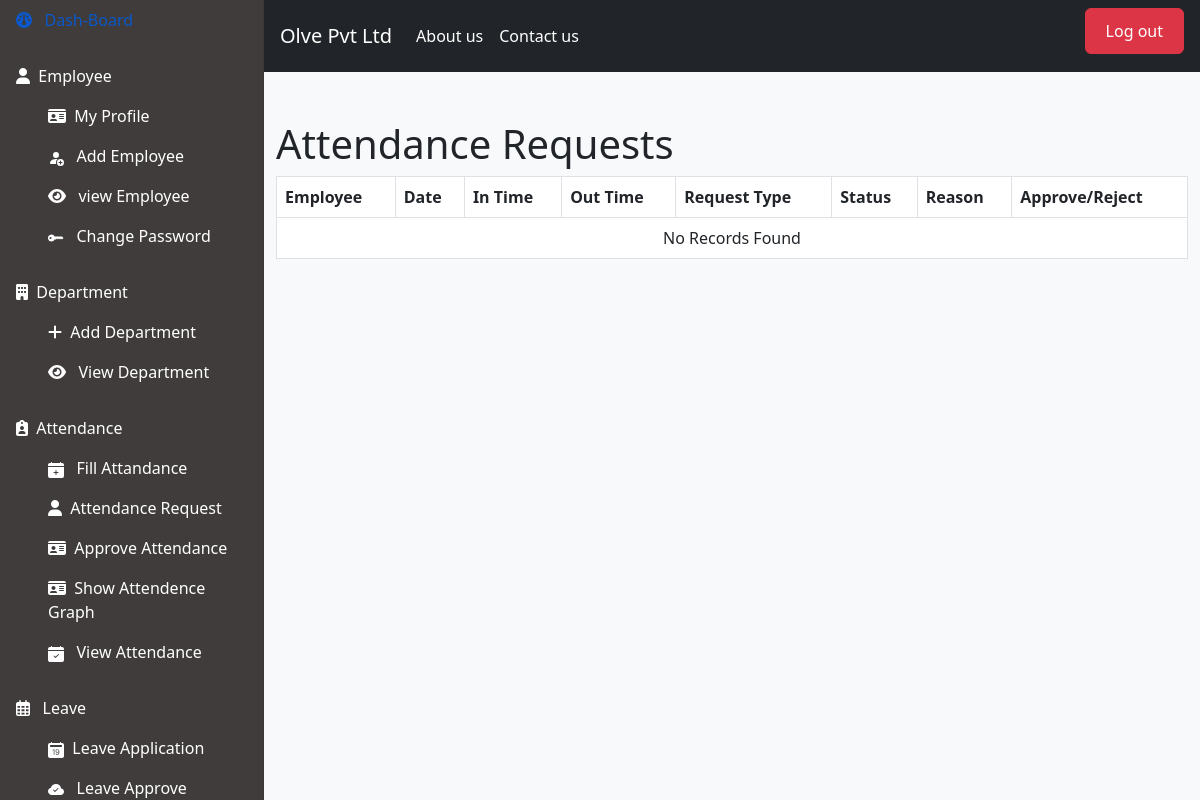
Before: /view_attendence_requests/ (signed in) with the older database file.
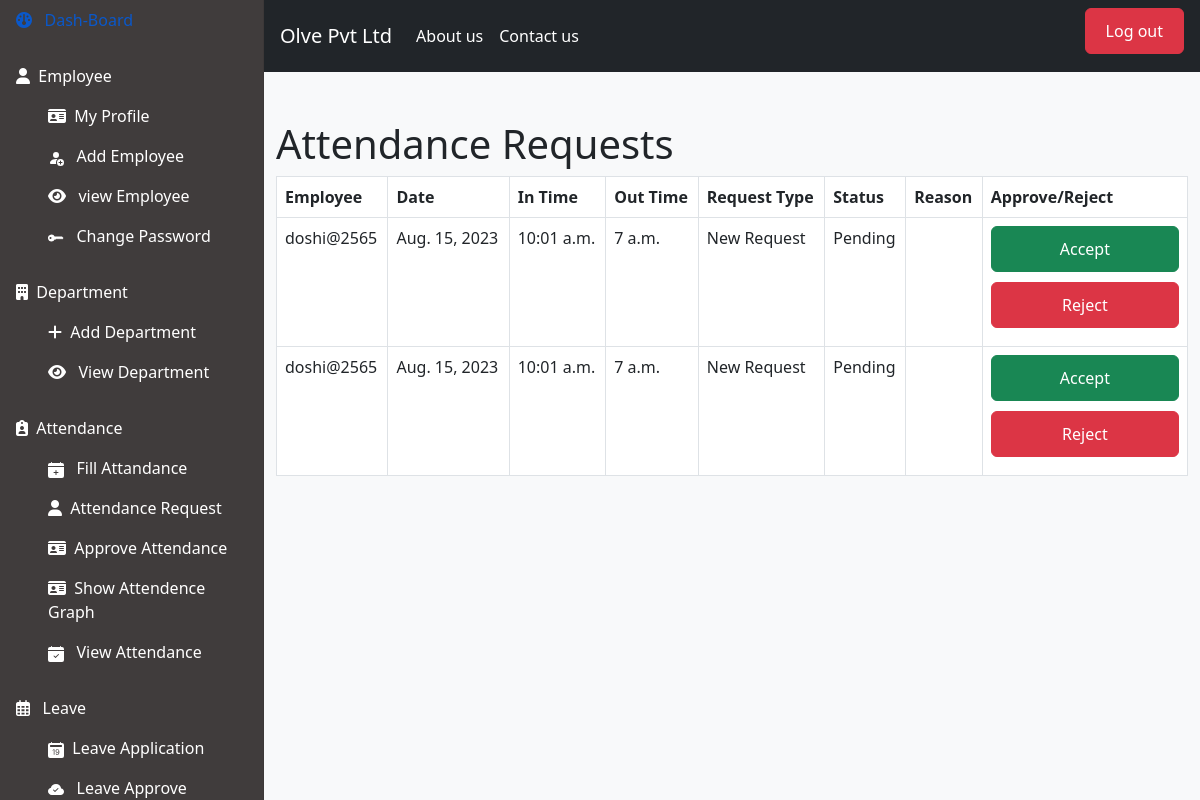
After: the same page with the newer database file.
### hr/models.py (models this page shows, shortened)
class RequestedAttendance(models.Model):
    id = models.AutoField(unique=True,primary_key=True)
    emp_id = models.ForeignKey(Employee,on_delete=models.CASCADE, default=None)
    att_date = models.DateField()
    in_time = models.TimeField()
    out_time = models.TimeField(null=True, blank=True)
    request_type = models.CharField(max_length=10, choices=[('new', 'New Request'), ('change', 'Change Request')], default='new')
    status = models.CharField(max_length=20, choices=[('pending', 'Pending'), ('approved', 'Approved'), ('rejected', 'Rejected')], default='pending')
    note = models.TextField(max_length=300, null=True, blank=True)

class Employee(models.Model):
    user = models.ForeignKey(User,on_delete=models.CASCADE)
    id = models.BigAutoField(primary_key=True)
    emp_code = models.CharField(unique=True, max_length=20) #emp id for login
    profile = models.ImageField(upload_to="images",blank=True,null=True)
    email = models.EmailField()
    mobile_number = models.CharField(max_length=13,null=True,blank=True)
    date_of_birth = models.DateField()
    employee_address = models.TextField(max_length=1000)
    city_id = models.ForeignKey(City, null=True, blank=True, on_delete=models.CASCADE)
    state_id = models.ForeignKey(State, null=True, blank=True, on_delete=models.CASCADE)
    aadhar_number = models.CharField(max_length=12, null=True, blank=True,unique=True)
    pan_number = models.CharField(max_length=10, null=True, blank=True,unique=True)
    dep_id = models.ForeignKey(Department, null=True, blank=True, on_delete=models.CASCADE)
    designation_id = models.ForeignKey(Designation, null=True, blank=True, on_delete=models.CASCADE)
    date_of_joining = models.DateField()
    is_hr = models.BooleanField(default=False)
    is_employee = models.BooleanField(default=False)
    def __str__(self):
        return self.emp_code

### hr/views.py (the view)
# urls.py: path('view_attendence_requests/',view_attendence_requests,name='view_attendence_requests'),
@login_required
def view_attendence_requests(request):
    user = request.user
    emp = Employee.objects.filter(user=user).first()
    all_requests = RequestedAttendance.objects.filter(status='pending')
    return render(request, 'view_attendence_request.html', context={'attendance_records': all_requests, 'is_hr':emp.is_hr})

### hr/templates/view_attendence_request.html
{% extends 'index.html' %}
{% block mycontent %}
  <div class="container mt-5">
    <h1>Attendance Requests</h1>
    <table class="table table-bordered">
      <thead>
        <tr>
          <th>Employee</th>
          <th>Date</th>
          <th>In Time</th>
          <th>Out Time</th>
          <th>Request Type</th>
          <th>Status</th>
          <th>Reason</th>
          <th>Approve/Reject</th>
        </tr>
      </thead>
      <tbody>
        {% if attendance_records %}
            {% for attendance in attendance_records %}
                <tr>
                    <td>{{ attendance.emp_id }}</td>
                    <td>{{ attendance.att_date }}</td>
                    <td>{{ attendance.in_time }}</td>
                    <td>{{ attendance.out_time }}</td>
                    <td>{{ attendance.get_request_type_display }}</td>
                    <td>{{ attendance.get_status_display }}</td>
                    <td>{{ attendance.note }}</td>
                    <td>
                        <a href="{% url 'accept_reject_attendance' attendance.id 'approve' %}">
                            <button type="button" class="btn btn-success">Accept</button>
                        </a>
                        <a href="{% url 'accept_reject_attendance' attendance.id 'reject' %}">
                            <button type="button" class="btn btn-danger">Reject</button>
                        </a>
                    </td>
                </tr>
            {% endfor %}
        {% else %}
            <tr>
                <td colspan="8" style="text-align: center;">No Records Found</td>
            </tr>
        {% endif %}
    </tbody>
    </table>
  </div>
{% endblock %}

Changed rows visible on the page:
added RequestedAttendance: emp_id "doshi@2565", att_date "Aug. 15, 2023", in_time "10:01 a.m.", out_time "7 a.m.", request_type "New Request", status "Pending"
added RequestedAttendance: emp_id "doshi@2565", att_date "Aug. 15, 2023", in_time "10:01 a.m.", out_time "7 a.m.", request_type "New Request", status "Pending"
Other visible differences:
text no longer shown: "No Records Found"
